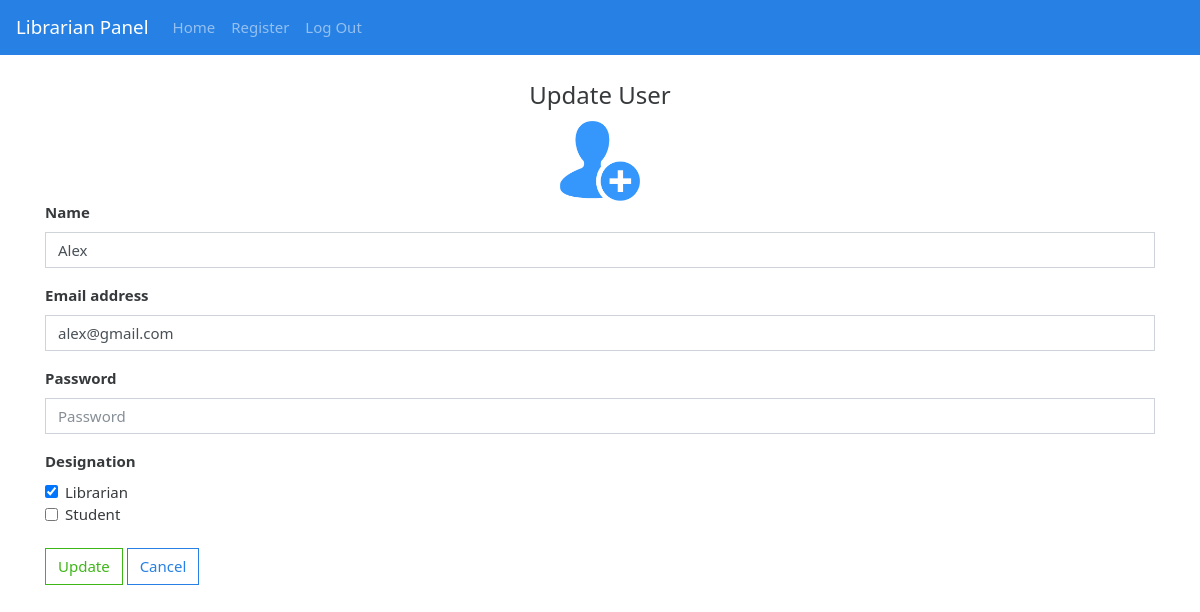
/admin/edit_user.php?id=1 (signed in), run on the app's committed database.
### tables this page shows
CREATE TABLE `signup` (
  `id` int(11) NOT NULL,
  `name` varchar(255) NOT NULL,
  `email` varchar(255) NOT NULL,
  `password` varchar(255) NOT NULL,
  `designation` varchar(255) NOT NULL,
  `date_time` timestamp NOT NULL DEFAULT current_timestamp() ON UPDATE current_timestamp()
);

### admin/edit_user.php (the view, shortened to what this page needs)
<?php
include "../auth/auth.php";
?>
<!DOCTYPE html>
<html lang="en">
<head>
<link rel="stylesheet" href="../css/style.css">
</head>
<body>
<?php include "header_admin.php"; ?>
<div class="container">
<form method="post"   action="update_user.php">
  <fieldset>
  <center><legend>Update User</legend>
    <img src="../images/signup.png" style="height:80px;"></center>
<?php
$id=$_GET['id'];
$query = "select * from signup where id = '$id'";
$res = mysqli_query($conn,$query);
$data = mysqli_fetch_array($res);
?>
<div class="form-group">
     <b><label for="exampleInputEmail1">Name</label></b>
      <input type="text" class="form-control" name="name" value="<?php echo $data['name'];?>"  placeholder="Enter Name" required >
    </div>
    <div class="form-group">
      <b><label for="exampleInputEmail1">Email address</label></b>
      <input type="email" class="form-control" name="email"  value="<?php echo $data['email'];?>"  placeholder="Enter email" required >
    </div>
    <div class="form-group">
      <b><label for="exampleInputPassword1">Password</label></b>
      <input type="password" class="form-control" name="password"   placeholder="Password" required>
    </div>
    <b><label>Designation</label></b>
    <div class="form-check">
        <label class="form-check-label">
          <input class="form-check-input" name="designation" type="checkbox" value="Librarian" <?php if($data['designation']=='Librarian'){
              echo "checked";}?>>
        Librarian
        </label>
        </div>
      <div class="form-check">
        <label class="form-check-label">
          <input class="form-check-input" name="designation" type="checkbox" value="Student" <?php if($data['designation']=='Student'){
              echo "checked";}?> >
          Student
        </label>
      </div>
    </fieldset>
    <br>
    <button type="submit" class="btn btn-outline-success">Update</button>
    <button type="reset" class="btn btn-outline-primary">Cancel</button>
</form>
</div>
<div style="height:50px;">
</div>
</body>
</html>

### data on the page
signup: name "Alex", email "alex@gmail.com", designation "☑"
